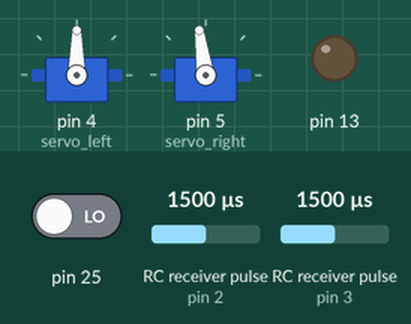
Bench run of a sketch on a simulated Arduino Uno, built with avr-gcc and run on an emulated ATmega328P. Parts: 2 × servo, output pins drawn as LEDs (lit = HIGH). Wiring (inferred from the names in the program): 2 × RC receiver channel: data pin 2 / data pin 3. The inputs (shaded band) are chosen by the test bench; at power-on: RC receiver pulse (sensors on pin 2, pin 3) 1500 µs, pin 25 LOW. What the sketch prints to the serial monitor is not drawn.

Above: at 1.2 s.
1.3 s: RC receiver pulse (sensor on pin 2) set to 1484 µs
3.5 s: RC receiver pulse (sensor on pin 2) set to 1458 µs
Timing chart, 0 to 12.1 s (numbered marks = the images above; inputs shaded):
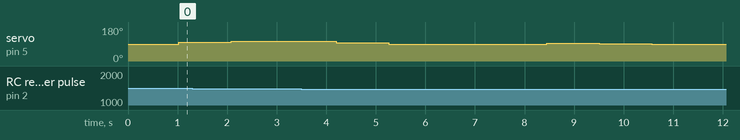

The sketch:

hub.ino
```cpp
#include <Wire.h>
#include <Servo.h>

#include "common/comm.h"
#include "common/util.h"
#include "adjustment.h"
#include "sonar.h"

const int STEERING_IN_PIN = 2;
const int THROTTLE_IN_PIN = 3;

const int CYCLE_DELAY_MS = 50;

Servo servo_right, servo_left;
const int ANGLE_CENTER_L = 90;
const int ANGLE_CENTER_R = 90;
const int ANGLE_MIN = -33;
const int ANGLE_MAX = 33;
const int MAX_DELTA_ANGLE = 80; // max degrees per second
const int MAX_DELTA_ANGLE_PER_CYCLE = MAX_DELTA_ANGLE * CYCLE_DELAY_MS / 1000;
const int ANGLE_THRESHOLD = 5;

const int SPEED_MIN = -128;
const int SPEED_MAX = 128;
const int MAX_DELTA_SPEED = 500; // max delta speed per second
const int MAX_DELTA_SPEED_PER_CYCLE = MAX_DELTA_SPEED * CYCLE_DELAY_MS / 1000;
const int SPEED_THRESHOLD = 60;

template <typename T, size_t sz>
class window_avg
{

  T _win[sz] = {0};
  T _sum = 0;
  T _n = 0;

public:
  window_avg() {}

  T pulse(T value) {
    _sum -= _win[_n % sz];
    _win[_n % sz] = value;
    _sum += value;

    ++_n;

    if (_n < sz) return value;
    else return _sum / sz;
  }
};


void setup()
{
  // I2C
  // pinMode(20, INPUT_PULLUP);
  // pinMode(21, INPUT_PULLUP);
  //Wire.setClock(100000);
  Wire.begin(); // join i2c bus (address optional for master)

  pinMode(13, OUTPUT);
  pinMode(STEERING_IN_PIN, INPUT);
  pinMode(THROTTLE_IN_PIN, INPUT);

  servo_left.attach(4);
  servo_right.attach(5);
  servo_right.write(ANGLE_CENTER_R);
  servo_left.write(ANGLE_CENTER_L);


  Serial.begin(115200);
}

I2C_packet packet;
Sonar sonar_left(22, 23);
Sonar sonar_right(24, 25);

int I2C_ClearBus()
{
#if defined(TWCR) && defined(TWEN)
  TWCR &= ~(_BV(TWEN)); //Disable the Atmel 2-Wire interface so we can control the SDA and SCL pins directly
#endif
  pinMode(SDA, INPUT_PULLUP); // Make SDA (data) and SCL (clock) pins Inputs with pullup.
  pinMode(SCL, INPUT_PULLUP);

  delay(2500);  // Wait 2.5 secs. This is strictly only necessary on the first power
  // up of the DS3231 module to allow it to initialize properly,
  // but is also assists in reliable programming of FioV3 boards as it gives the
  // IDE a chance to start uploaded the program
  // before existing sketch confuses the IDE by sending Serial data.

  boolean SCL_LOW = (digitalRead(SCL) == LOW); // Check is SCL is Low.
  if (SCL_LOW) { //If it is held low Arduno cannot become the I2C master.
    return 1; //I2C bus error. Could not clear SCL clock line held low
  }

  boolean SDA_LOW = (digitalRead(SDA) == LOW);  // vi. Check SDA input.
  int clockCount = 20; // > 2x9 clock

  while (SDA_LOW && (clockCount > 0)) { //  vii. If SDA is Low,
    clockCount--;
  // Note: I2C bus is open collector so do NOT drive SCL or SDA high.
    pinMode(SCL, INPUT); // release SCL pullup so that when made output it will be LOW
    pinMode(SCL, OUTPUT); // then clock SCL Low
    delayMicroseconds(10); //  for >5uS
    pinMode(SCL, INPUT); // release SCL LOW
    pinMode(SCL, INPUT_PULLUP); // turn on pullup resistors again
    // do not force high as slave may be holding it low for clock stretching.
    delayMicroseconds(10); //  for >5uS
    // The >5uS is so that even the slowest I2C devices are handled.
    SCL_LOW = (digitalRead(SCL) == LOW); // Check if SCL is Low.
    int counter = 20;
    while (SCL_LOW && (counter > 0)) {  //  loop waiting for SCL to become High only wait 2sec.
      counter--;
      delay(100);
      SCL_LOW = (digitalRead(SCL) == LOW);
    }
    if (SCL_LOW) { // still low after 2 sec error
      return 2; // I2C bus error. Could not clear. SCL clock line held low by slave clock stretch for >2sec
    }
    SDA_LOW = (digitalRead(SDA) == LOW); //   and check SDA input again and loop
  }
  if (SDA_LOW) { // still low
    return 3; // I2C bus error. Could not clear. SDA data line held low
  }

  // else pull SDA line low for Start or Repeated Start
  pinMode(SDA, INPUT); // remove pullup.
  pinMode(SDA, OUTPUT);  // and then make it LOW i.e. send an I2C Start or Repeated start control.
  // When there is only one I2C master a Start or Repeat Start has the same function as a Stop and clears the bus.
  /// A Repeat Start is a Start occurring after a Start with no intervening Stop.
  delayMicroseconds(10); // wait >5uS
  pinMode(SDA, INPUT); // remove output low
  pinMode(SDA, INPUT_PULLUP); // and make SDA high i.e. send I2C STOP control.
  delayMicroseconds(10); // x. wait >5uS
  pinMode(SDA, INPUT); // and reset pins as tri-state inputs which is the default state on reset
  pinMode(SCL, INPUT);
  return 0; // all ok
}

void send_packet(const I2C_packet& pkt, I2C_addr addr)
{
  if (digitalRead(SDA) == LOW) {
    if (I2C_ClearBus() != 0) {
      Serial.println("ERROR: I2C bus is stuck");
      return;
    }
  }

  Wire.beginTransmission(addr);
  Wire.write((const char*)&pkt, sizeof(I2C_packet));
  Wire.endTransmission();
  //delayMicroseconds(10);
}

void loop()
{
  smoothened<int8_t> angle(0, MAX_DELTA_ANGLE_PER_CYCLE);
  int target_angle = 0;
  smoothened<int16_t> speed(0, MAX_DELTA_SPEED_PER_CYCLE);
  int16_t speed_left, speed_right;

  recalc_params params;

  int distance_left;
  int distance_right;

  window_avg<long, 8> avg_angle, avg_speed;

  while (1)
  {
    //distance_left = sonar_left.measure();
    distance_right = sonar_right.measure();

    // Serial.print("Left distance: ");
    //Serial.print(distance_left);
    //Serial.print(" ");
    Serial.println(distance_right);

    int angle_raw = pulseIn(STEERING_IN_PIN, HIGH);
    target_angle = map(angle_raw, 1013, 1790, ANGLE_MIN, ANGLE_MAX);
    //Serial.print(angle_raw);
    //Serial.print(" ");
    target_angle = avg_angle.pulse(restrict(target_angle, ANGLE_MIN, ANGLE_MAX, ANGLE_THRESHOLD));
    //Serial.print(target_angle);
    //Serial.print(" ");

    /*if (target_angle >= -ANGLE_THRESHOLD && target_angle <= ANGLE_THRESHOLD) target_angle = 0;
    if (target_angle > ANGLE_MAX) target_angle = ANGLE_MAX;
    if (target_angle < ANGLE_MIN) target_angle = ANGLE_MIN;*/

    angle.set(target_angle);

    int speed_raw = pulseIn(THROTTLE_IN_PIN, HIGH);
    speed_raw = avg_speed.pulse(speed_raw);
    speed_raw = map(speed_raw, 1020, 1800, SPEED_MIN, SPEED_MAX);

    /*if (speed_raw >= -SPEED_THRESHOLD && speed_raw <= SPEED_THRESHOLD) speed_raw = 0;
    if (speed_raw > SPEED_MAX) speed_raw = SPEED_MAX;
    if (speed_raw < SPEED_MIN) speed_raw = SPEED_MIN;*/

    speed_raw = restrict(speed_raw, SPEED_MIN, SPEED_MAX, SPEED_THRESHOLD);

    speed.set(speed_raw);

    //Serial.print("ANGLE RAW: ");

    //Serial.print(angle.get());
    //Serial.print(" ");
    //Serial.println(speed_raw);
    /*
    Serial.print(" THROTTLE: ");
    Serial.println(speed);*/

    if (angle < 0) { // turn left
      adjust(-angle, params);
      servo_left.write(ANGLE_CENTER_L + 2 * angle);
      servo_right.write(ANGLE_CENTER_R - 2 * params.outer_angle);
      //Serial.println("left");
      //Serial.println(angle);
      //Serial.println(params.outer_angle);
      speed_right = speed;
      speed_left = speed / params.outer_speed_multiplier;
    } else if (angle > 0) { // turn right
      adjust(angle, params);
      servo_left.write(ANGLE_CENTER_L + 2 * params.outer_angle);
      servo_right.write(ANGLE_CENTER_R + 2 * angle);
      //Serial.println("right");
      //Serial.println(angle);
      //Serial.println(params.outer_angle);
      speed_left = speed;
      speed_right = speed / params.outer_speed_multiplier;
    } else { // go straight
      servo_left.write(ANGLE_CENTER_L);
      servo_right.write(ANGLE_CENTER_R);
      //Serial.println("center");
      speed_right = speed_left = speed;
    }

    packet.type = i2c_packet_command;
    packet.command_payload.cmd_type = i2c_command_wheel_control;
    /*Serial.print("Speed: ");
    Serial.print(speed_left);
    Serial.print(" ");
    Serial.println(speed_right); */
    *((int16_t*)&packet.command_payload.cmd_args[0]) = speed_left;
    *((int16_t*)&packet.command_payload.cmd_args[2]) = speed_right;

    //send_packet(packet, i2c_addr_motor_board);
    /*Wire.beginTransmission(i2c_addr_motor_board);
    Wire.write((const char*)&packet, sizeof(I2C_packet));
    Wire.endTransmission();*/

    /*packet.command_payload.cmd_type = i2c_command_led_control;
    led_direction dir = LED_DIRECTION_STOP;
    if (speed > 0) dir = LED_DIRECTION_FWD;
    else if (speed < 0) dir = LED_DIRECTION_BACK;
    i2c_led_control_set_direction(packet, dir);

    //send_packet(packet, i2c_addr_led_control);*/
    /*Wire.beginTransmission(i2c_addr_led_control);
    Wire.write((const char*)&packet, sizeof(I2C_packet));
    Wire.endTransmission();*/

    delay(CYCLE_DELAY_MS);
  }
}
```

adjustment.h
```cpp
#ifndef ADJUSTMENT_H
#define ADJUSTMENT_H

struct recalc_params
{
  int outer_angle;
  float outer_speed_multiplier;
};

void adjust(int angle, recalc_params& params);

#endif //ADJUSTMENT_H
```

sonar.cpp
```cpp
#include "sonar.h"
#include <Arduino.h>

Sonar::Sonar(int pin_trig, int pin_echo): trig(pin_trig), echo(pin_echo)
{
  pinMode(trig, OUTPUT);
  pinMode(echo, INPUT);
}

int Sonar::measure()
{
  digitalWrite(trig, LOW);
  delayMicroseconds(2);
  digitalWrite(trig, HIGH);
  delayMicroseconds(10);
  digitalWrite(trig, LOW);
  //delay(30);
  int duration = pulseIn(echo, HIGH);
  return duration;// / 58;
}
```

sonar.h
```cpp
#ifndef SONAR_H
#define SONAR_H

class Sonar
{
public:
    Sonar() = delete;
    Sonar(int pin_trig, int pin_echo);
    ~Sonar() {}

    int measure(); // returns distance in cm

private:
    int trig;
    int echo;
};

#endif // SONAR_H
```

Measured:
- after the input at 3.5 s, servo on pin 5 (servo_right): 104° → 96° after 0.70 s, → 90° 1.1 s later, → 94° 3.2 s later, → 92° 1.1 s later, … (5 changes in this stretch)
